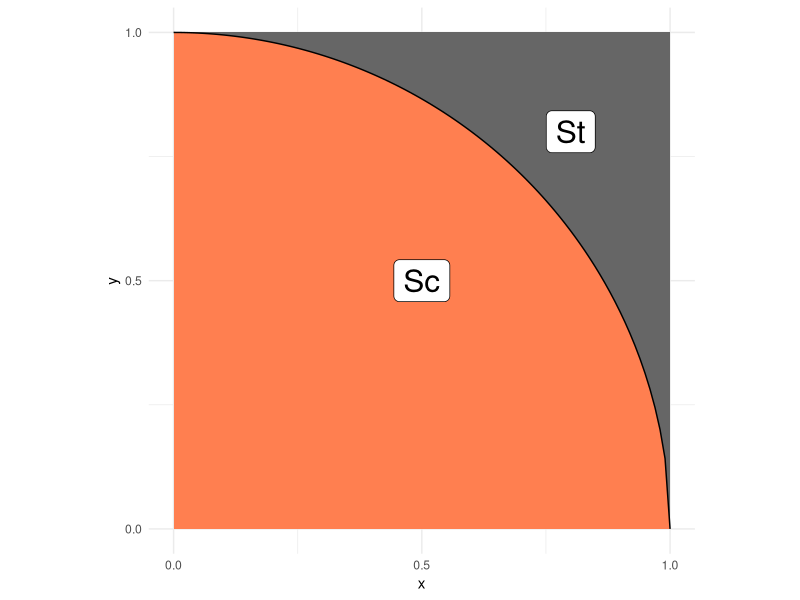
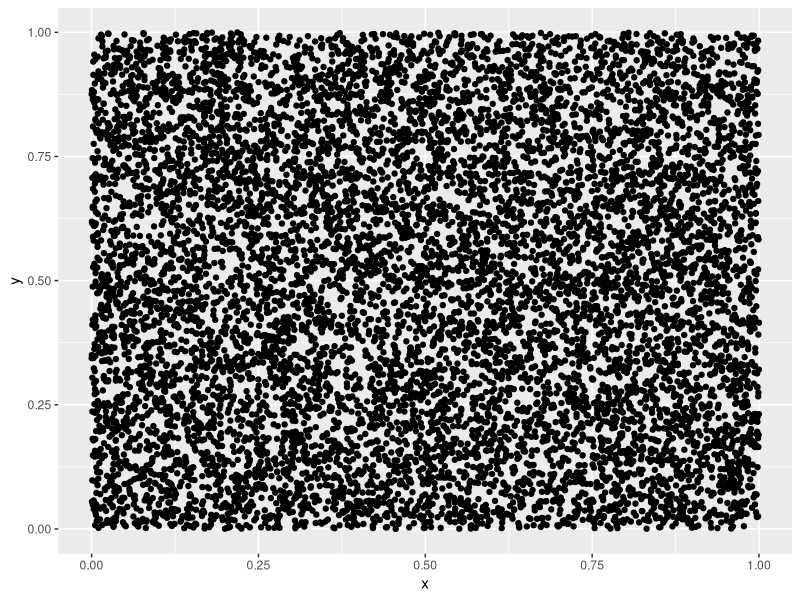

Here is the R script that generated these plots, in order: (Note: this script raises an error after producing the figures.)
## ---- chunk 1
library(tidyverse)
## ---- chunk 2
## NOTE: No need to edit; this visual helps explain the pi estimation scheme
tibble(x = seq(0, 1, length.out = 100)) %>%
  mutate(y = sqrt(1 - x^2)) %>%

  ggplot(aes(x, y)) +
  annotate(
    "rect",
    xmin = 0, ymin = 0, xmax = 1, ymax = 1,
    fill = "grey40",
    size = 1
  ) +
  geom_ribbon(aes(ymin = 0, ymax = y), fill = "coral") +
  geom_line() +
  annotate(
    "label",
    x = 0.5, y = 0.5, label = "Sc",
    size = 8
  ) +
  annotate(
    "label",
    x = 0.8, y = 0.8, label = "St",
    size = 8
  ) +
  scale_x_continuous(breaks = c(0, 1/2, 1)) +
  scale_y_continuous(breaks = c(0, 1/2, 1)) +
  theme_minimal() +
  coord_fixed()
## ---- chunk 3
## TASK: Choose a sample size and generate samples
n <- 10000

#Generate Data
df_q1 <- tibble(
  x = runif(n, min = 0, max = 1), 
  y = runif(n, min = 0, max = 1)
)

df_q1

df_q1 %>% 
ggplot() +
  geom_point(aes(x, y))


df_q1 <- df_q1 %>%
  select(x, y) %>% 
  mutate(stat = (x^2 + y^2 <= 1)) %>% 
  summarize(mean = mean(stat)*4, sd = sd(stat)*4)

df_q1

## ---- chunk 4
set.seed(101)

q99 <- qnorm( 1 - (1 - 0.99) / 2 )

df_q1_sampled <- 
  map_dfr(
  c(10, 100, 1000, 1e4, 1e5, 1e6, 1e7, 1e8),
  function(n_samples) {
   tibble(
    x = runif(n_samples, min = 0, max = 1), 
    y = runif(n_samples, min = 0, max = 1)
  ) %>% 
  mutate(stat = (x^2 + y^2 <= 1)) %>% 
  summarize(
    count_total = n(), 
    mean = mean(stat)*4, 
    sd = sd(stat)*4
    ) %>% 
  mutate( 
    lo = mean - q99 * sd / sqrt(n_samples),
    hi = mean + q99 * sd / sqrt(n_samples)
    )
  }
)

df_q1_sampled
## ---- chunk 5
## TASK: Estimate pi using your data from q1
pi_est <- df_q1$mean
pi_est
## ---- chunk 6

q99 <- qnorm( 1 - (1 - 0.99) / 2 )

df_clt <- df_q1 %>% 
  mutate(
    se = sd / sqrt(n),
    lo = mean - q99 * se,
    hi = mean + q99 * se
  ) 
df_clt
## ---- chunk 7
## NOTE: No need to change this!
set.seed(101)


# Visualize
df_q1_sampled %>%
  ggplot(aes(count_total, mean)) +
   geom_hline(
    data = df_q1,
    mapping = aes(yintercept = mean),
    size = 0.1
  ) +
 
  geom_errorbar(aes(
    ymin = lo,
    ymax = hi,
    color = (lo <= pi) & (pi <= hi)
  )) +
  geom_point() +
  scale_x_log10() +
  scale_color_discrete(name = "Is pi within the confidence interval?") +
  theme(legend.position = "bottom") +
  labs(
    x = "Samples",
    y = "Mean",
    title = "Estimations of Pi"
  )
## ---- chunk 8
## NOTE: No need to change this!
set.seed(101)


# Visualize
tail(df_q1_sampled, 4) %>%
  ggplot(aes(count_total, mean)) +
   geom_hline(
    data = df_q1,
    mapping = aes(yintercept = pi),
    size = 0.1
  ) +
 
  geom_errorbar(aes(
    ymin = lo,
    ymax = hi,
    color = (lo <= pi) & (pi <= hi)
  )) +
  geom_point() +
  scale_x_log10() +
  scale_color_discrete(name = "Is pi within the confidence interval?") +
  theme(legend.position = "bottom") +
  labs(
    x = "Samples",
    y = "Mean",
    title = "Estimations of Pi"
  )
